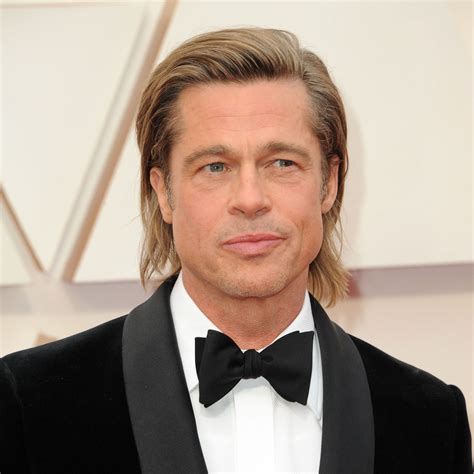
#> input picture model/Test/brad.jpg, 474 x 474 px
$ jupyter execute --allow-errors celeb_detection.ipynb   (shell and % lines are left out)
#> lines starting #> are read from the running program, lines starting #| are printed output that depends on the picture
[cell 1]
import numpy as np
import cv2
import matplotlib
from matplotlib import pyplot as plt

[cell 2]
img = cv2.imread('./Test/brad.jpg')
#> img is the input picture: shape (474, 474, 3); mean B, G, R 138.2, 151.6, 168.9
img.shape
#> Out = (474, 474, 3)

[cell 3]
plt.imshow(img)

[cell 4]
gray = cv2.cvtColor(img , cv2.COLOR_BGR2GRAY)
gray.shape
#> Out = (474, 474)

[cell 5]
plt.imshow(gray, cmap="gray")

[cell 6]
face_cascade = cv2.CascadeClassifier('./opencv/haarcascades/haarcascade_frontalface_default.xml')

face_cascade2 = cv2.CascadeClassifier('./opencv/haarcascades/haarcascade_frontalcatface.xml')
face_cascade3= cv2.CascadeClassifier('./opencv/haarcascades/haarcascade_frontalcatface_extended.xml')
face_cascade4 = cv2.CascadeClassifier('./opencv/haarcascades/haarcascade_frontalface_alt.xml')
face_cascade5 = cv2.CascadeClassifier('./opencv/haarcascades/haarcascade_frontalface_alt2.xml')
face_cascade6 = cv2.CascadeClassifier('./opencv/haarcascades/haarcascade_frontalface_alt_tree.xml')


eye_cascade = cv2.CascadeClassifier('./opencv/haarcascades/haarcascade_eye.xml')


faces = face_cascade.detectMultiScale(gray,1.3,5)
#> faces = [[150, 89, 198, 198]]
print(faces)
#| [[150  89 198 198]]

# [4 lines of commented-out code are left out]

[cell 7]
(x,y,w,h) = faces[0]
#> x = 150; y = 89; w = 198; h = 198
x,y,w,h
#> Out = (150, 89, 198, 198)

[cell 8]
face_img = cv2.rectangle(img,(x,y),(x+w,y+h),(255,0,0),2)
plt.imshow(face_img)

[cell 9]
cv2.destroyAllWindows()
for (x,y,w,h) in faces:
    face_img = cv2.rectangle(img,(x,y),(x+w,y+h),(255,0,0),2)
    roi_gray = gray[y:y+h, x:x+w]
    roi_color = face_img[y:y+h, x:x+w]
    eyes = eye_cascade.detectMultiScale(roi_gray)
    for (ex,ey,ew,eh) in eyes:
        cv2.rectangle(roi_color,(ex,ey),(ex+ew,ey+eh),(0,255,0),2)
#> this loop made 1 pass
#> (x, y, w, h, eyes) on pass 1: (150, 89, 198, 198, [[39, 54, 48, 48], [74, 112, 21, 21], [105, 48, 53, 53]])
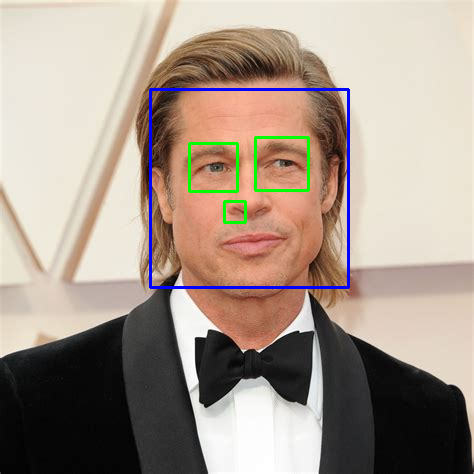
#> img: shape (474, 474, 3); mean B, G, R 138.9, 150.8, 165.7
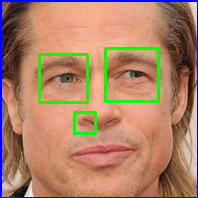
#> roi_color: shape (198, 198, 3); mean B, G, R 104, 130.5, 172.7


plt.figure()
plt.imshow(face_img, cmap='gray')
plt.show()

[cell 10]
plt.imshow(roi_color, cmap='gray')

[cell 11]
cropped_img = np.array(roi_color)
cropped_img.shape
#> Out = (198, 198, 3)

<h3 style='color:purple'>(3) Preprocessing: Use wavelet transform as a feature for traning our model</h3>

[cell 12]
import numpy as np
import pywt
import cv2

def w2d(img, mode='haar', level=1):
#> called with mode = 'db1', level = 5
    imArray = img
    #Datatype conversions
    #convert to grayscale
    imArray = cv2.cvtColor( imArray,cv2.COLOR_RGB2GRAY )
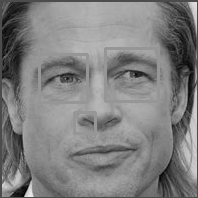
#> imArray: shape (198, 198); min 0, max 235, mean 127.4
    #convert to float
    imArray =  np.float32(imArray)
    imArray /= 255;
    # compute coefficients
    coeffs=pywt.wavedec2(imArray, mode, level=level)
#> coeffs = 6 items

    #Process Coefficients
    coeffs_H=list(coeffs)
#> coeffs_H = 6 items
    coeffs_H[0] *= 0;

    # reconstruction
    imArray_H=pywt.waverec2(coeffs_H, mode);
    imArray_H *= 255;
    imArray_H =  np.uint8(imArray_H)

    return imArray_H

[cell 13]
im_har = w2d(cropped_img,'db1',5)
plt.imshow(im_har, cmap='gray')

<h3 style='color:purple'>(3) Preprocessing: Load image, detect face. If eyes >=2, then save and crop the face region</h3>

[cell 14]
def get_cropped_image_if_2_eyes(image_path):
    img = cv2.imread(image_path)

    gray = cv2.cvtColor(img, cv2.COLOR_BGR2GRAY)

    faces = face_cascade.detectMultiScale(gray, 1.3, 5)
    for (x,y,w,h) in faces:
        roi_gray = gray[y:y+h, x:x+w]
        roi_color = img[y:y+h, x:x+w]
        eyes = eye_cascade.detectMultiScale(roi_gray)
        if len(eyes) >= 2:
            return roi_color

[cell 15]
original_image = cv2.imread('./Test/jen.jpg')
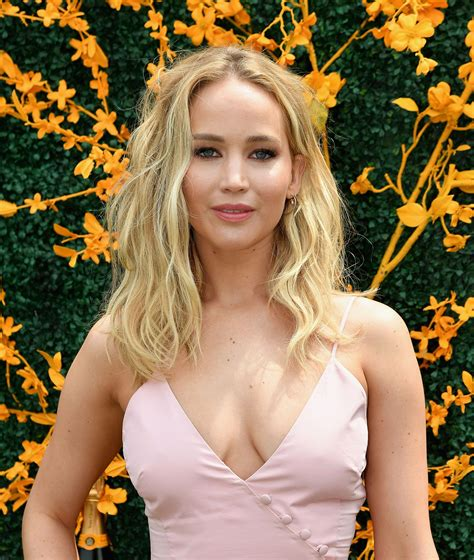
#> input picture model/Test/jen.jpg, 474 x 560 px
#> original_image is the input picture: shape (560, 474, 3); mean B, G, R 83, 118.2, 143.3
plt.imshow(original_image)

[cell 16]
cropped_image = get_cropped_image_if_2_eyes('./Test/jen.jpg')
#> in get_cropped_image_if_2_eyes, `gray = cv2.cvtColor(img, cv2.COLOR_BGR2GRAY)`:
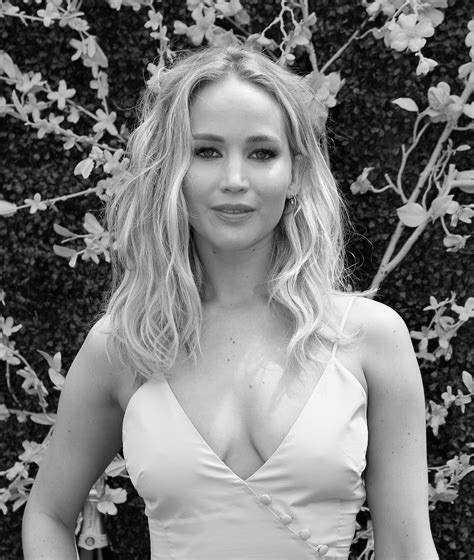
#> gray: shape (560, 474); min 0, max 255, mean 121.7
#> in get_cropped_image_if_2_eyes, `faces = face_cascade.detectMultiScale(gray, 1.3, 5)`: faces = [[147, 80, 182, 182]]
#> the loop in get_cropped_image_if_2_eyes, `for (x,y,w,h) in faces:` made 1 pass
#> (x, y, w, h, eyes) on pass 1: (147, 80, 182, 182, [[42, 53, 37, 37], [94, 55, 36, 36]])
#> pass 1, in get_cropped_image_if_2_eyes, `roi_color = img[y:y+h, x:x+w]`:
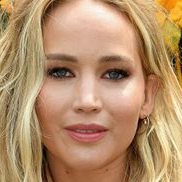
#> roi_color: shape (182, 182, 3); mean B, G, R 106.3, 142.7, 180.5
plt.imshow(cropped_image)

[cell 17]
path_to_data = "./dataset/"
path_to_cr_data = "./dataset/cropped/"
import os
img_dirs = []
for entry in os.scandir(path_to_data):
    if entry.is_dir():
        img_dirs.append(entry.path)

[cell 18]
img_dirs

[cell 19]
import shutil
if os.path.exists(path_to_cr_data):
     shutil.rmtree(path_to_cr_data)
os.mkdir(path_to_cr_data)

[cell 20]
cropped_image_dirs = []
celebrity_file_names_dict = {}
for img_dir in img_dirs:
    count = 1
    celebrity_name = img_dir.split('/')[-1]
    celebrity_file_names_dict[celebrity_name] = []
    for entry in os.scandir(img_dir):
        if entry.path!="cropped":
            roi_color = get_cropped_image_if_2_eyes(entry.path)
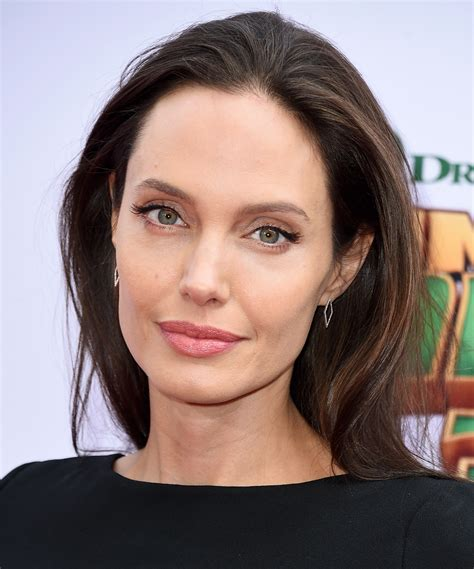
#> input picture model/dataset/Angelina Jolie/001_fe3347c0.jpg, 474 x 569 px
#> in get_cropped_image_if_2_eyes, img is the input picture: shape (569, 474, 3); mean B, G, R 120.4, 122.1, 140.1
#> in get_cropped_image_if_2_eyes (call 2), `gray = cv2.cvtColor(img, cv2.COLOR_BGR2GRAY)`:
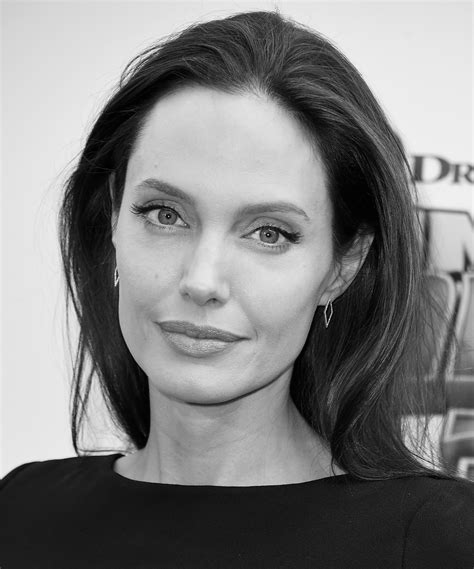
#> gray: shape (569, 474); min 0, max 250, mean 127.3
#> in get_cropped_image_if_2_eyes (call 2), `faces = face_cascade.detectMultiScale(gray, 1.3, 5)`: faces = [[71, 112, 290, 290]]
#> the loop in get_cropped_image_if_2_eyes, `for (x,y,w,h) in faces:` made 1 pass
#> (x, y, w, h, eyes) on pass 1: (71, 112, 290, 290, [[132, 180, 21, 21], [59, 70, 65, 65], [163, 89, 66, 66]])
#> pass 1, in get_cropped_image_if_2_eyes (call 2), `roi_gray = gray[y:y+h, x:x+w]`:
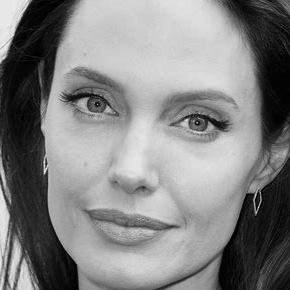
#> roi_gray: shape (290, 290); min 0, max 242, mean 131.2
#> pass 1, in get_cropped_image_if_2_eyes (call 2), `roi_color = img[y:y+h, x:x+w]`:
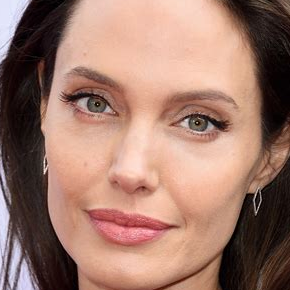
#> roi_color: shape (290, 290, 3); mean B, G, R 108, 121.5, 159.1
            if roi_color is not None:
                cropped_folder = path_to_cr_data + celebrity_name
                if not os.path.exists(cropped_folder):
                    os.makedirs(cropped_folder)
                    cropped_image_dirs.append(cropped_folder)
                    print("Generating cropped images in folder: ",cropped_folder)
                cropped_file_name = celebrity_name + str(count) + ".png"
                cropped_file_path = cropped_folder + "/" + cropped_file_name
                cv2.imwrite(cropped_file_path, roi_color)
                celebrity_file_names_dict[celebrity_name].append(cropped_file_path)
                count += 1

[cell 21]
celebrity_file_names_dict = {}
for img_dir in cropped_image_dirs:
    celebrity_name = img_dir.split('/')[-1]
    file_list = []
    for entry in os.scandir(img_dir):
        file_list.append(entry.path)
    celebrity_file_names_dict[celebrity_name] = file_list
celebrity_file_names_dict

[cell 22]
class_dict = {}
count = 0
for celebrity_name in celebrity_file_names_dict.keys():
#     celebrity_name = celebrity_name.replace(" ", "_")
    class_dict[celebrity_name] = count
    count = count + 1
#> this loop made 0 passes
#> after the loop, class_dict = 0 items; count = 0
class_dict
